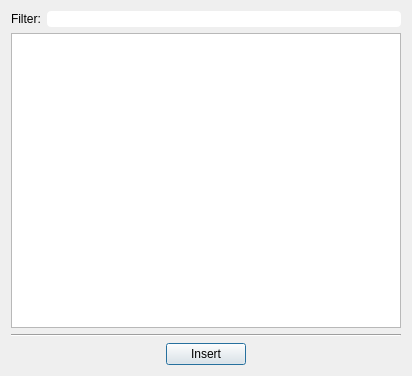
<?xml version="1.0" encoding="UTF-8"?>
<ui version="4.0">
 <class>Avogadro::QtPlugins::InsertFragmentDialog</class>
 <widget class="QDialog" name="Avogadro::QtPlugins::InsertFragmentDialog">
  <property name="geometry">
   <rect>
    <x>0</x>
    <y>0</y>
    <width>412</width>
    <height>376</height>
   </rect>
  </property>
  <property name="windowTitle">
   <string>Insert Fragment…</string>
  </property>
  <layout class="QVBoxLayout">
   <item>
    <layout class="QHBoxLayout" name="horizontalLayout">
     <item>
      <widget class="QLabel" name="label">
       <property name="text">
        <string>Filter:</string>
       </property>
      </widget>
     </item>
     <item>
      <widget class="QLineEdit" name="filterLineEdit">
       <property name="toolTip">
        <string>Type a name or part of a name to show only matching files.</string>
       </property>
       <property name="styleSheet">
        <string notr="true">border-radius: 4px;</string>
       </property>
       <property name="clearButtonEnabled">
        <bool>true</bool>
       </property>
      </widget>
     </item>
    </layout>
   </item>
   <item>
    <widget class="QTreeView" name="directoryTreeView"/>
   </item>
   <item>
    <widget class="Line" name="line_2">
     <property name="orientation">
      <enum>Qt::Horizontal</enum>
     </property>
    </widget>
   </item>
   <item>
    <layout class="QHBoxLayout">
     <item>
      <spacer>
       <property name="orientation">
        <enum>Qt::Horizontal</enum>
       </property>
       <property name="sizeHint" stdset="0">
        <size>
         <width>40</width>
         <height>20</height>
        </size>
       </property>
      </spacer>
     </item>
     <item>
      <widget class="QPushButton" name="insertFragmentButton">
       <property name="text">
        <string>Insert</string>
       </property>
       <property name="default">
        <bool>true</bool>
       </property>
       <property name="flat">
        <bool>false</bool>
       </property>
      </widget>
     </item>
     <item>
      <spacer>
       <property name="orientation">
        <enum>Qt::Horizontal</enum>
       </property>
       <property name="sizeHint" stdset="0">
        <size>
         <width>40</width>
         <height>20</height>
        </size>
       </property>
      </spacer>
     </item>
    </layout>
   </item>
  </layout>
 </widget>
 <resources/>
 <connections/>
</ui>
